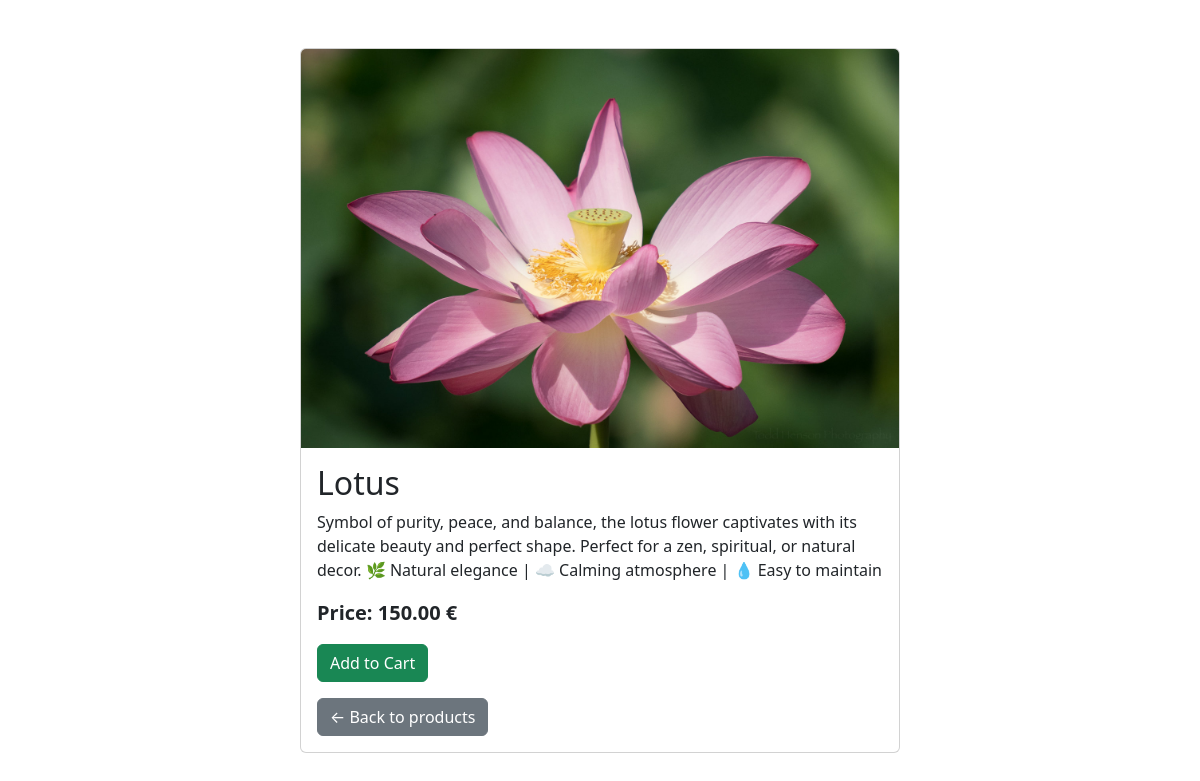
Page /product/3/ on the committed database.
### store/models.py (models this page shows, shortened)
class Product(models.Model):
    name = models.CharField(max_length=100)
    description = models.TextField()
    price = models.DecimalField(max_digits=8, decimal_places=2)
    image = models.ImageField(upload_to='products/', null=True, blank=True)  # Image facultative

### store/views.py (the view)
# urls.py: path('product/<int:product_id>/', views.product_detail, name='product_detail'),
def product_detail(request, product_id):
    product = get_object_or_404(Product, id=product_id)
    return render(request, 'store/product_detail.html', {'product': product})

### store/templates/store/product_detail.html (shortened to what this page needs)
<!DOCTYPE html>
<html lang="en">
<head>
    <link href="https://cdn.jsdelivr.net/npm/bootstrap@5.3.3/dist/css/bootstrap.min.css" rel="stylesheet">
</head>
<body class="container my-5">
    <div class="card mx-auto" style="max-width: 600px;">
        {% if product.image %}
            <img src="{{ product.image.url }}" class="card-img-top" alt="{{ product.name }}">
        {% endif %}
        <div class="card-body">
            <h2 class="card-title">{{ product.name }}</h2>
            <p class="card-text">{{ product.description }}</p>
            <p class="card-text fs-5 fw-bold">Price: {{ product.price }} €</p>
            <form action="{% url 'add_to_cart' product.id %}" method="post">
                <button type="submit" class="btn btn-success">Add to Cart</button>
            </form>
            <div class="mt-3">
                <a href="{% url 'home' %}" class="btn btn-secondary">← Back to products</a>
            </div>
        </div>
    </div>
</body>
</html>

### rows in the picture
Product: image (picture), name "Lotus", description "Symbol of purity, peace, and balance, the lotus flower captivates with its delicate beauty and perfect shape. Perfect for a zen, spiritual, or natural decor. 🌿 Natural elegance | ☁️ Calming atmosphere | 💧 Easy to maintain", price "150.00"
